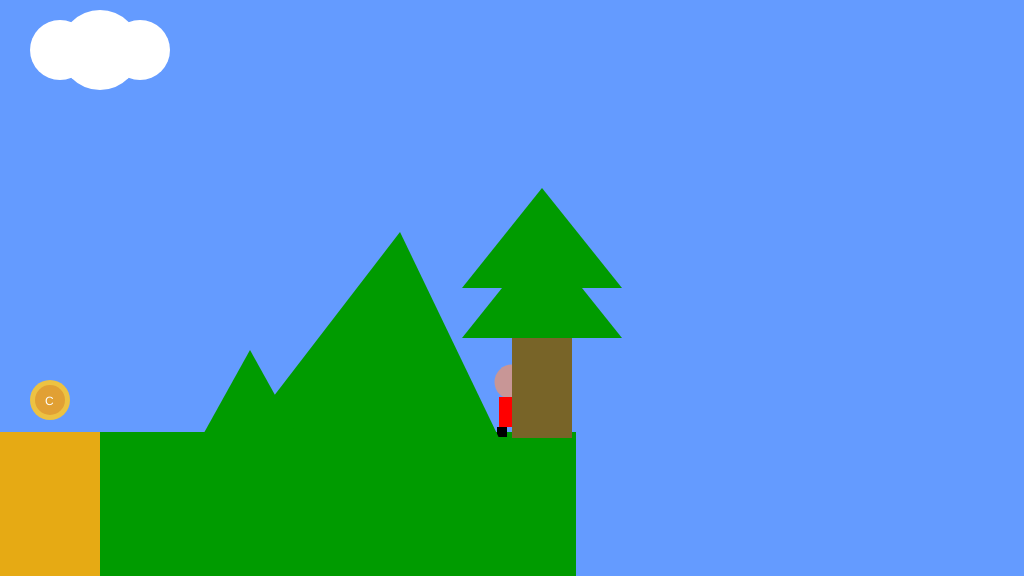
Frame 1 (no input)
Frame 60 (no input): identical to frame 1, image omitted
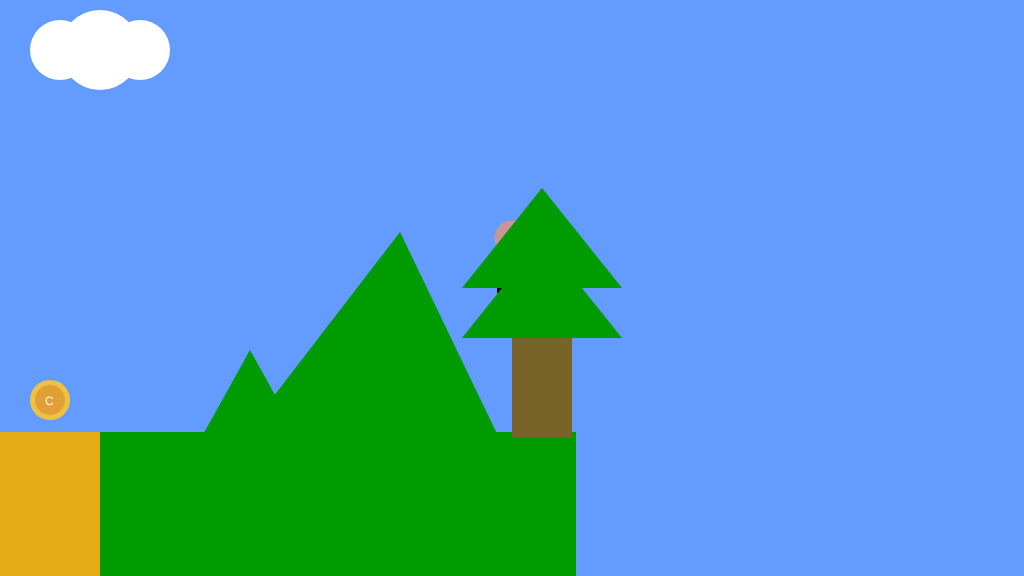
Frame 120 (the mouse pressed at the canvas centre since frame 60)

The p5.js sketch that drew these frames (run headless with seeded random() and noise() and a simulated clock; from frame 60 on, the mouse is pressed at the canvas centre):

// p5.js sketch
// ── sketch.js
/*

The Game Project

2b - using variables

*/

var floorPos_y;

var gameChar_x;
var gameChar_y;

var treePos_x;
var treePos_y;

var canyon;
var collectable;

var mountain;
var cloud;

function setup() {
  createCanvas(1024, 576);
  floorPos_y = 432; //NB. we are now using a variable for the floor position

  //NB. We are now using the built in variables height and width
  gameChar_x = width / 2;
  gameChar_y = floorPos_y;

  treePos_x = width / 2;
  treePos_y = height / 2;

  canyon = { x_pos: 0, width: 100 };

  collectable = { x_pos: 100, y_pos: 100, size: 50 };

  cloud = { x_pos: 100, y_pos: 100, width: 50 };

  mountain = { x_pos: 100, y_pos: 100 };
}

function draw() {
  background(100, 155, 255); //fill the sky blue

  noStroke();
  fill(0, 155, 0);
  rect(0, floorPos_y, height, width - floorPos_y); //draw some green ground

  // Draw the game character

  // The head
  fill(200, 150, 150);
  ellipse(gameChar_x, gameChar_y - 50, 35);

  // The body
  fill(255, 0, 0);
  rect(gameChar_x - 13, gameChar_y - 35, 26, 30);

  // The Legs
  fill(0);
  rect(gameChar_x - 15, gameChar_y - 5, 10, 10);
  rect(gameChar_x + 5, gameChar_y - 5, 10, 10);

  // The Tree
  fill(120, 100, 40);
  rect(treePos_x, treePos_y, 60, 150);

  // branches
  fill(0, 155, 0);
  triangle(
    treePos_x - 50,
    treePos_y + 50,
    treePos_x + 30,
    treePos_y - 50,
    treePos_x + 110,
    treePos_y + 50
  );
  triangle(
    treePos_x - 50,
    treePos_y,
    treePos_x + 30,
    treePos_y - 100,
    treePos_x + 110,
    treePos_y
  );

  // Canyon
  fill(230, 170, 20);
  rect(canyon.x_pos, floorPos_y, canyon.width, height - floorPos_y);

  // Add the collectable
  fill(237, 194, 66);
  ellipse(
    collectable.x_pos - 50,
    collectable.y_pos + 300,
    collectable.size - 10,
    collectable.size - 10
  );
  fill(225, 160, 52);

  ellipse(
    collectable.x_pos - 50,
    collectable.y_pos + 300,
    collectable.size - 20,
    collectable.size - 20
  );
  fill(255, 255, 255);
  text("C", collectable.x_pos - 55, collectable.y_pos + 305);

  // Cloud
  fill(255, 255, 255);
  ellipse(cloud.x_pos, cloud.y_pos - 50, cloud.width + 30, cloud.width + 30);

  ellipse(
    cloud.x_pos - 40,
    cloud.y_pos - 50,
    cloud.width + 10,
    cloud.width + 10
  );

  ellipse(
    cloud.x_pos + 40,
    cloud.y_pos - 50,
    cloud.width + 10,
    cloud.width + 10
  );

  // mountain

  fill(0, 155, 0);

  triangle(
    mountain.x_pos + 400,
    mountain.y_pos + 340,
    mountain.x_pos + 300,
    mountain.y_pos + 132,
    mountain.x_pos + 140,
    mountain.y_pos + 340
  );
  //   triangle(800, 440, 600, 200, 500, 440);
  triangle(
    mountain.x_pos + 200,
    mountain.y_pos + 340,
    mountain.x_pos + 150,
    mountain.y_pos + 250,
    mountain.x_pos + 100,
    mountain.y_pos + 340
  );
}

function mousePressed() {
  gameChar_x = mouseX;
  gameChar_y = mouseY;
}
